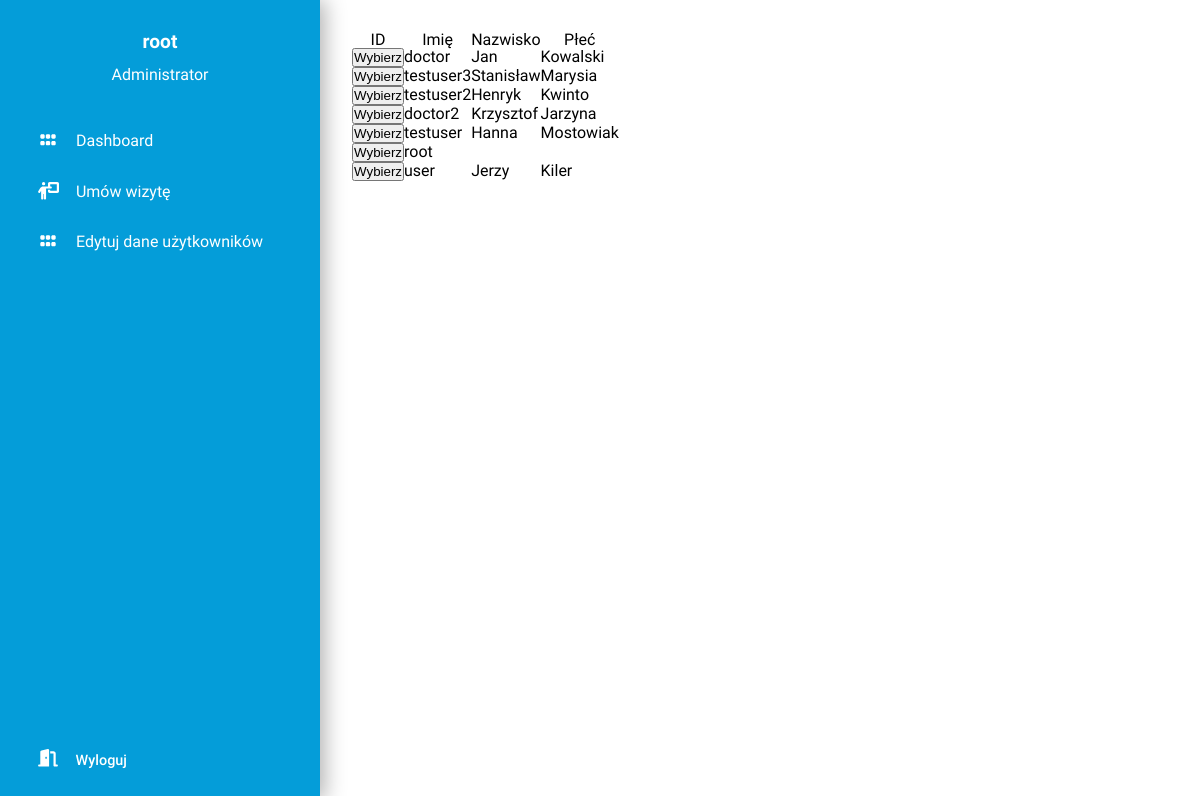
The app's page /pages/edit_users.php (signed in) with its own data.
### tables this page shows
CREATE TABLE `users` (
  `id` varchar(13) NOT NULL,
  `firstname` varchar(255) NOT NULL,
  `lastname` varchar(255) NOT NULL,
  `username` varchar(30) NOT NULL,
  `email` varchar(255) NOT NULL,
  `password` varchar(255) NOT NULL,
  `gender` enum('m','f','o') NOT NULL,
  `is_admin` enum('0','1') NOT NULL,
  `is_doctor` enum('0','1') NOT NULL,
  `created_at` date NOT NULL
);

### includes/layout/edit_form_admin.php (the view, shortened to what this page needs)
<?php
    require_once(dirname(__DIR__) . '../helpers/db.php');
?>
<?php
    $sql = 'SELECT * FROM users';
    $stmt = $db_conn->prepare($sql);
    $stmt->execute();
    $users = $stmt->fetchAll();
?>
<div class="dashboard">
    <div class="dashboard__sidebar">
        <?php include_once(dirname(__DIR__) . '../layout/sidebar.php'); ?>
    </div>
    <div class="dashboard__content">
        <div class="info">
            <table>
                <tr>
                    <th>ID</th>
                    <th>Imię</th>
                    <th>Nazwisko</th>
                    <th>Płeć</th>
                </tr>
                <?php foreach ($users as $user): ?>
                <tr>
                    <td>
                        <form method="get">
                            <button name="lista" type="submit">Wybierz</button>
                        </form>
                    </td>
                    <td><?php echo $user['username']; ?></td>
                    <td><?php echo $user['firstname']; ?></td>
                    <td><?php echo $user['lastname']; ?></td>
                </tr>
                <?php endforeach; ?>
            </table>
        </div>
    </div>
</div>

### pages/edit_users.php (shortened to what this page needs)
<?php
require_once(dirname(__DIR__) . '/includes/helpers/db.php');
if( isset($_SESSION['logged_in']) AND $_SESSION['logged_in'] == true ) : ?>
  <?php include_once(dirname(__DIR__) . '/includes/layout/header.php'); ?>
  <?php include_once(dirname(__DIR__) . '/includes/layout/edit_form_admin.php'); ?>
  <?php include_once(dirname(__DIR__) . '/includes/layout/footer.php'); ?>
<?php else : ?>
  <?php header('Location: login.php'); ?>
<?php endif; ?>

### includes/layout/header.php (shortened to what this page needs)
<!DOCTYPE html>
<html>
  <head>
    <link rel="stylesheet" href="/system-rejestracji/public/dist/style.css" />
    <link rel="stylesheet" href="https://cdnjs.cloudflare.com/ajax/libs/font-awesome/6.1.1/css/all.min.css" />
  </head>
  <body>
    <main>

### includes/layout/sidebar.php (shortened to what this page needs)
<?php
  include_once(dirname(__DIR__) . '/helpers/db.php');
  $stmt = $db_conn->query('SELECT firstname, lastname FROM users WHERE id="' . $_SESSION['uid'] . '"');
?>
<div class="sidebar">
  <div class="sidebar__details">
    <div class="sidebar__profile">
      <p class="sidebar__username">
        <?php
          while ($row = $stmt->fetch()) {
            if (isset($row['firstname']) AND $row['firstname'] != '' AND isset($row['lastname']) AND $row['lastname'] != '') {
              echo $row['firstname'] . ' ' . $row['lastname'];
            } else echo $_SESSION['username'];
          }
        ?>
      </p>
      <p class="sidebar__role">
        <?php if ((int)$_SESSION['is_admin'] == 1) : ?>
          <span>Administrator</span>
        <?php endif; ?>
      </p>
    </div>
  </div>
  <div class="sidebar__menu">
    <a href="/system-rejestracji/index.php" class="sidebar__option">
      <i class="text-icon-right fa-solid fa-grip"></i>
      Dashboard
    </a>
    <?php if ($_SESSION['is_doctor'] == '0') : ?>
    <a href="/system-rejestracji/pages/register.php" class="sidebar__option">
      <i class="text-icon-right fa-solid fa-person-chalkboard"></i>
      Umów wizytę
    </a>
    <?php endif; ?>
    <?php if ($_SESSION['is_admin'] == '1') : ?>
    <a href="/system-rejestracji/pages/edit_users.php" class="sidebar__option">
      <i class="text-icon-right fa-solid fa-grip"></i>
      Edytuj dane użytkowników
    </a>
    <?php endif; ?>
  </div>
  <div class="sidebar__logout">
    <a href="/system-rejestracji/includes/auth/logout.php">
      <i class="text-icon-right fa-solid fa-door-open"></i>
      Wyloguj
    </a>
  </div>
</div>

### includes/layout/footer.php (shortened to what this page needs)
    </main>
  </body>
</html>

### records on screen
users: username "root"
users: username "doctor", firstname "Jan", lastname "Kowalski"
users: username "testuser3", firstname "Stanisław", lastname "Marysia"
users: username "testuser2", firstname "Henryk", lastname "Kwinto"
users: username "doctor2", firstname "Krzysztof", lastname "Jarzyna"
users: username "testuser", firstname "Hanna", lastname "Mostowiak"
users: username "user", firstname "Jerzy", lastname "Kiler"
